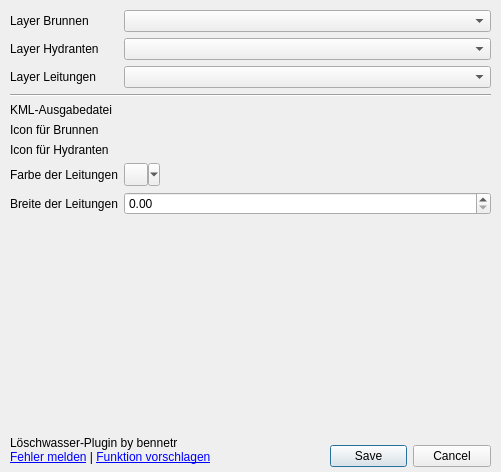
<?xml version="1.0" encoding="UTF-8"?>
<ui version="4.0">
 <class>configDialog</class>
 <widget class="QDialog" name="configDialog">
  <property name="enabled">
   <bool>true</bool>
  </property>
  <property name="geometry">
   <rect>
    <x>0</x>
    <y>0</y>
    <width>501</width>
    <height>472</height>
   </rect>
  </property>
  <property name="windowTitle">
   <string>Löschwasser -- Einstellungen</string>
  </property>
  <widget class="QDialogButtonBox" name="button_box">
   <property name="geometry">
    <rect>
     <x>330</x>
     <y>440</y>
     <width>161</width>
     <height>32</height>
    </rect>
   </property>
   <property name="orientation">
    <enum>Qt::Horizontal</enum>
   </property>
   <property name="standardButtons">
    <set>QDialogButtonBox::Cancel|QDialogButtonBox::Save</set>
   </property>
   <property name="centerButtons">
    <bool>false</bool>
   </property>
  </widget>
  <widget class="QWidget" name="formLayoutWidget">
   <property name="geometry">
    <rect>
     <x>10</x>
     <y>10</y>
     <width>481</width>
     <height>421</height>
    </rect>
   </property>
   <layout class="QFormLayout" name="formLayout">
    <item row="0" column="0">
     <widget class="QLabel" name="label">
      <property name="text">
       <string>Layer Brunnen</string>
      </property>
     </widget>
    </item>
    <item row="0" column="1">
     <widget class="QgsMapLayerComboBox" name="layerBrunnen">
      <property name="currentText">
       <string/>
      </property>
     </widget>
    </item>
    <item row="1" column="0">
     <widget class="QLabel" name="label_3">
      <property name="text">
       <string>Layer Hydranten</string>
      </property>
     </widget>
    </item>
    <item row="1" column="1">
     <widget class="QgsMapLayerComboBox" name="layerHydranten"/>
    </item>
    <item row="2" column="0">
     <widget class="QLabel" name="label_4">
      <property name="text">
       <string>Layer Leitungen</string>
      </property>
     </widget>
    </item>
    <item row="2" column="1">
     <widget class="QgsMapLayerComboBox" name="layerLeitungen"/>
    </item>
    <item row="3" column="0" colspan="2">
     <widget class="Line" name="line">
      <property name="orientation">
       <enum>Qt::Horizontal</enum>
      </property>
     </widget>
    </item>
    <item row="4" column="0">
     <widget class="QLabel" name="label_5">
      <property name="text">
       <string>KML-Ausgabedatei</string>
      </property>
     </widget>
    </item>
    <item row="4" column="1">
     <widget class="QgsFileWidget" name="kmlOutput">
      <property name="inputMethodHints">
       <set>Qt::ImhNone</set>
      </property>
      <property name="dialogTitle">
       <string>KML-Ausgabedatei auswählen</string>
      </property>
      <property name="filter">
       <string>*.kmz</string>
      </property>
      <property name="storageMode">
       <enum>QgsFileWidget::GetFile</enum>
      </property>
      <property name="options">
       <set>QFileDialog::DontConfirmOverwrite</set>
      </property>
     </widget>
    </item>
    <item row="5" column="0">
     <widget class="QLabel" name="label_6">
      <property name="text">
       <string>Icon für Brunnen</string>
      </property>
     </widget>
    </item>
    <item row="5" column="1">
     <widget class="QgsFileWidget" name="iconBrunnen">
      <property name="fileWidgetButtonVisible">
       <bool>true</bool>
      </property>
      <property name="fullUrl">
       <bool>false</bool>
      </property>
      <property name="dialogTitle">
       <string>Icon für Brunnen auswählen</string>
      </property>
      <property name="filter">
       <string>*.png</string>
      </property>
      <property name="options">
       <set>QFileDialog::DontConfirmOverwrite|QFileDialog::ReadOnly</set>
      </property>
     </widget>
    </item>
    <item row="6" column="0">
     <widget class="QLabel" name="label_7">
      <property name="text">
       <string>Icon für Hydranten</string>
      </property>
     </widget>
    </item>
    <item row="6" column="1">
     <widget class="QgsFileWidget" name="iconHydranten">
      <property name="dialogTitle">
       <string>Icon für Hydranten auswählen</string>
      </property>
      <property name="filter">
       <string>*.png</string>
      </property>
      <property name="options">
       <set>QFileDialog::DontConfirmOverwrite|QFileDialog::ReadOnly</set>
      </property>
     </widget>
    </item>
    <item row="7" column="0">
     <widget class="QLabel" name="label_8">
      <property name="text">
       <string>Farbe der Leitungen</string>
      </property>
     </widget>
    </item>
    <item row="7" column="1">
     <widget class="QgsColorButton" name="colorLeitungen">
      <property name="popupMode">
       <enum>QToolButton::MenuButtonPopup</enum>
      </property>
      <property name="autoRaise">
       <bool>false</bool>
      </property>
      <property name="colorDialogTitle">
       <string>Farbe für Leitungen auswählen</string>
      </property>
      <property name="showMenu">
       <bool>true</bool>
      </property>
      <property name="showNoColor">
       <bool>false</bool>
      </property>
      <property name="noColorString">
       <string>Keine Farbe</string>
      </property>
     </widget>
    </item>
    <item row="8" column="0">
     <widget class="QLabel" name="label_9">
      <property name="text">
       <string>Breite der Leitungen</string>
      </property>
     </widget>
    </item>
    <item row="8" column="1">
     <widget class="QDoubleSpinBox" name="widthLeitungen">
      <property name="singleStep">
       <double>0.100000000000000</double>
      </property>
     </widget>
    </item>
   </layout>
  </widget>
  <widget class="QLabel" name="label_2">
   <property name="geometry">
    <rect>
     <x>10</x>
     <y>430</y>
     <width>311</width>
     <height>41</height>
    </rect>
   </property>
   <property name="text">
    <string>Löschwasser-Plugin by bennetr&lt;br&gt;&lt;a href=&quot;mailto:bennetr-@outlook.com?subject=L%C3%B6schwasser%20Plugin%20Bug%20Report&amp;body=Bitte%20beschreiben%20Sie%20hier%20den%20Fehler%3A%0A&quot;&gt;Fehler melden&lt;/a&gt; | &lt;a href=&quot;mailto:bennetr-@outlook.com?subject=L%C3%B6schwasser%20Plugin%20Feature%20Request&amp;body=Bitte%20beschreiben%20Sie%20hier%20die%20Funktion%3A%0A&quot;&gt;Funktion vorschlagen&lt;/a&gt;</string>
   </property>
   <property name="textFormat">
    <enum>Qt::RichText</enum>
   </property>
  </widget>
 </widget>
 <customwidgets>
  <customwidget>
   <class>QgsColorButton</class>
   <extends>QToolButton</extends>
   <header>qgscolorbutton.h</header>
  </customwidget>
  <customwidget>
   <class>QgsFileWidget</class>
   <extends>QWidget</extends>
   <header>qgsfilewidget.h</header>
  </customwidget>
  <customwidget>
   <class>QgsMapLayerComboBox</class>
   <extends>QComboBox</extends>
   <header>qgsmaplayercombobox.h</header>
  </customwidget>
 </customwidgets>
 <resources/>
 <connections>
  <connection>
   <sender>button_box</sender>
   <signal>accepted()</signal>
   <receiver>configDialog</receiver>
   <slot>accept()</slot>
   <hints>
    <hint type="sourcelabel">
     <x>20</x>
     <y>20</y>
    </hint>
    <hint type="destinationlabel">
     <x>20</x>
     <y>20</y>
    </hint>
   </hints>
  </connection>
  <connection>
   <sender>button_box</sender>
   <signal>rejected()</signal>
   <receiver>configDialog</receiver>
   <slot>reject()</slot>
   <hints>
    <hint type="sourcelabel">
     <x>20</x>
     <y>20</y>
    </hint>
    <hint type="destinationlabel">
     <x>20</x>
     <y>20</y>
    </hint>
   </hints>
  </connection>
 </connections>
</ui>
